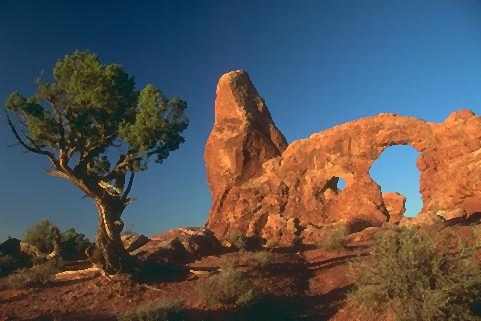
#> input picture 07.ImagemRGB-Média/Fig4.ppm, 481 x 321 px
$ python '07)imagemrgb_média.py'
#> lines starting #> are read from the running program, lines starting #| are printed output that depends on the picture
# -*- coding: utf-8 -*-
"""07)ImagemRGB-média.ipynb

Automatically generated by Colab.

Original file is located at
    https://colab.research.google.com/drive/1KI7xP1kY5-SSDMtNWVMT25-BkAXeNy-b

Nesta atividade será introduzido conceitos das imagens coloridas no formato RGB (Red, Green, Blue).

a) Aplicar cálculo da média entre os valores RGB dos arquivos "Fig4.ppm" tipo P3 e gerar imagem saída escala de cinza (P2) para cada pixel da imagem.

b) Aplicar cálculo da média entre os valores RGB dos arquivos "Fig4.ppm"  tipo P3 e gerar imagem saída com a média dos valores RGB em cada pixel da imagem. Saída tipo P3.
"""

import numpy as np
from PIL import Image

imagem = Image.open("Fig4.ppm")
#> imagem is the input picture: PIL image 481x321 RGB; mean R, G, B 87.6, 83.6, 83.9
imagem_array = np.array(imagem)

# Função responsável por calcular a média RGB e gerar uma imagem em escala de cinza (P2)
def gerar_escala_cinza(imagem_array):
    imagem_cinza_array = np.mean(imagem_array, axis=2).astype(np.uint8)
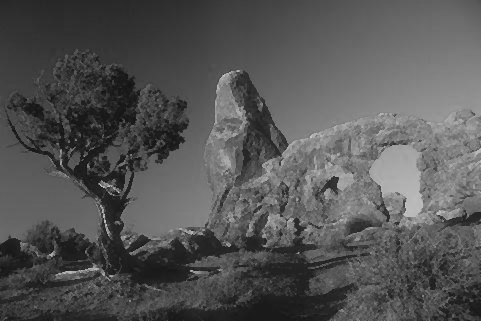
#> imagem_cinza_array: shape (321, 481); min 17, max 203, mean 84.7

    with open("Saida_escala_cinza.pgm", "w") as f:
        f.write("P2\n")
        f.write(f"{imagem_cinza_array.shape[1]} {imagem_cinza_array.shape[0]}\n")  # Largura e altura
        f.write("255\n")  # Valor máximo para a escala de cinza
        for linha in imagem_cinza_array:
            f.write(" ".join(map(str, linha)) + "\n")  # Escreve cada linha no arquivo

# Função para calcular a média RGB e gerar uma imagem P3 com valores médios
def gerar_media_rgb(imagem_array):
    # Calcular a média dos valores RGB para cada pixel e replicar em R, G, B
    media_rgb_array = np.mean(imagem_array, axis=2, keepdims=True).astype(np.uint8)
    imagem_media_rgb_array = np.repeat(media_rgb_array, 3, axis=2)  # Expande para 3 canais (R, G, B)

    # Salvar a imagem P3 com média RGB
    with open("Saida_media_rgb.ppm", "w") as f:
        f.write("P3\n")  # Formato P3 (colorido)
        f.write(f"{imagem_media_rgb_array.shape[1]} {imagem_media_rgb_array.shape[0]}\n")  # Largura e altura
        f.write("255\n")  # Valor máximo para o canal RGB
        for linha in imagem_media_rgb_array:
            for pixel in linha:
                f.write(" ".join(map(str, pixel)) + " ")
            f.write("\n")


gerar_escala_cinza(imagem_array)
gerar_media_rgb(imagem_array)
